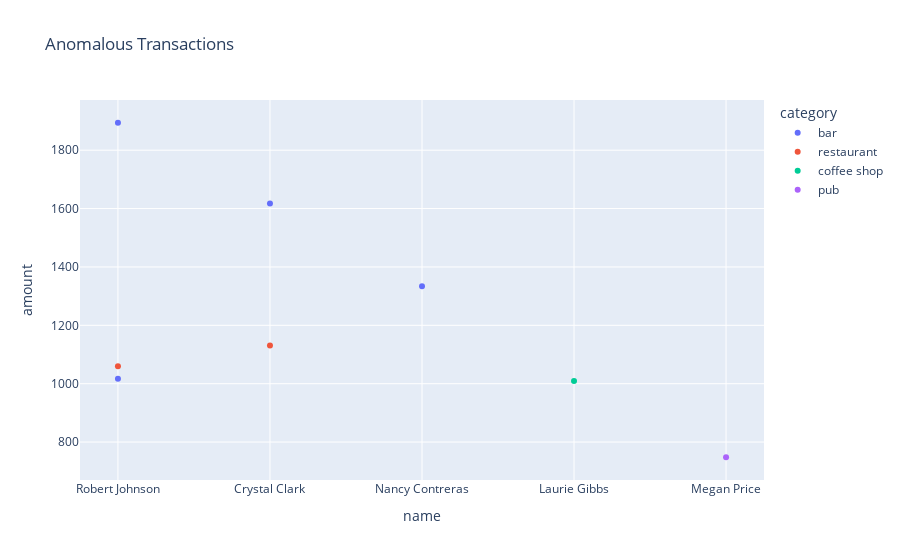

This figure's notebook cell:
### Code cell
# find anomalous transactions for 3 random card holders
import datetime
start_time = datetime.time(7,0,0)
end_time = datetime.time(9,0,0)

anomalous_transactions = outlier.between_time(start_time, end_time).sort_values('amount', ascending=False)

px.scatter(anomalous_transactions, x='name', y='amount', color='category', title='Anomalous Transactions')

### Figure 1 — Plotly figure (JSON) as saved in the notebook; plotly's stock layout.template omitted (floating-point values rounded to 4 significant figures)
{"data": [{"hovertemplate": "category=bar<br>name=%{x}<br>amount=%{y}<extra></extra>", "legendgroup": "bar", "marker": {"color": "#636efa", "symbol": "circle"}, "mode": "markers", "name": "bar", "showlegend": true, "type": "scatter", "x": ["Robert Johnson", "Crystal Clark", "Nancy Contreras", "Robert Johnson"], "xaxis": "x", "y": [1894, 1617, 1334, 1017], "yaxis": "y"}, {"hovertemplate": "category=restaurant<br>name=%{x}<br>amount=%{y}<extra></extra>", "legendgroup": "restaurant", "marker": {"color": "#EF553B", "symbol": "circle"}, "mode": "markers", "name": "restaurant", "showlegend": true, "type": "scatter", "x": ["Crystal Clark", "Robert Johnson"], "xaxis": "x", "y": [1131, 1060], "yaxis": "y"}, {"hovertemplate": "category=coffee shop<br>name=%{x}<br>amount=%{y}<extra></extra>", "legendgroup": "coffee shop", "marker": {"color": "#00cc96", "symbol": "circle"}, "mode": "markers", "name": "coffee shop", "showlegend": true, "type": "scatter", "x": ["Laurie Gibbs"], "xaxis": "x", "y": [1009], "yaxis": "y"}, {"hovertemplate": "category=pub<br>name=%{x}<br>amount=%{y}<extra></extra>", "legendgroup": "pub", "marker": {"color": "#ab63fa", "symbol": "circle"}, "mode": "markers", "name": "pub", "showlegend": true, "type": "scatter", "x": ["Megan Price"], "xaxis": "x", "y": [748], "yaxis": "y"}], "layout": {"autosize": true, "legend": {"title": {"text": "category"}, "tracegroupgap": 0}, "title": {"text": "Anomalous Transactions"}, "xaxis": {"anchor": "y", "autorange": true, "domain": [0, 1], "range": [-0.2498, 4.25], "title": {"text": "name"}, "type": "category"}, "yaxis": {"anchor": "x", "autorange": true, "domain": [0, 1], "range": [664.1, 1978.0], "title": {"text": "amount"}, "type": "linear"}}}
